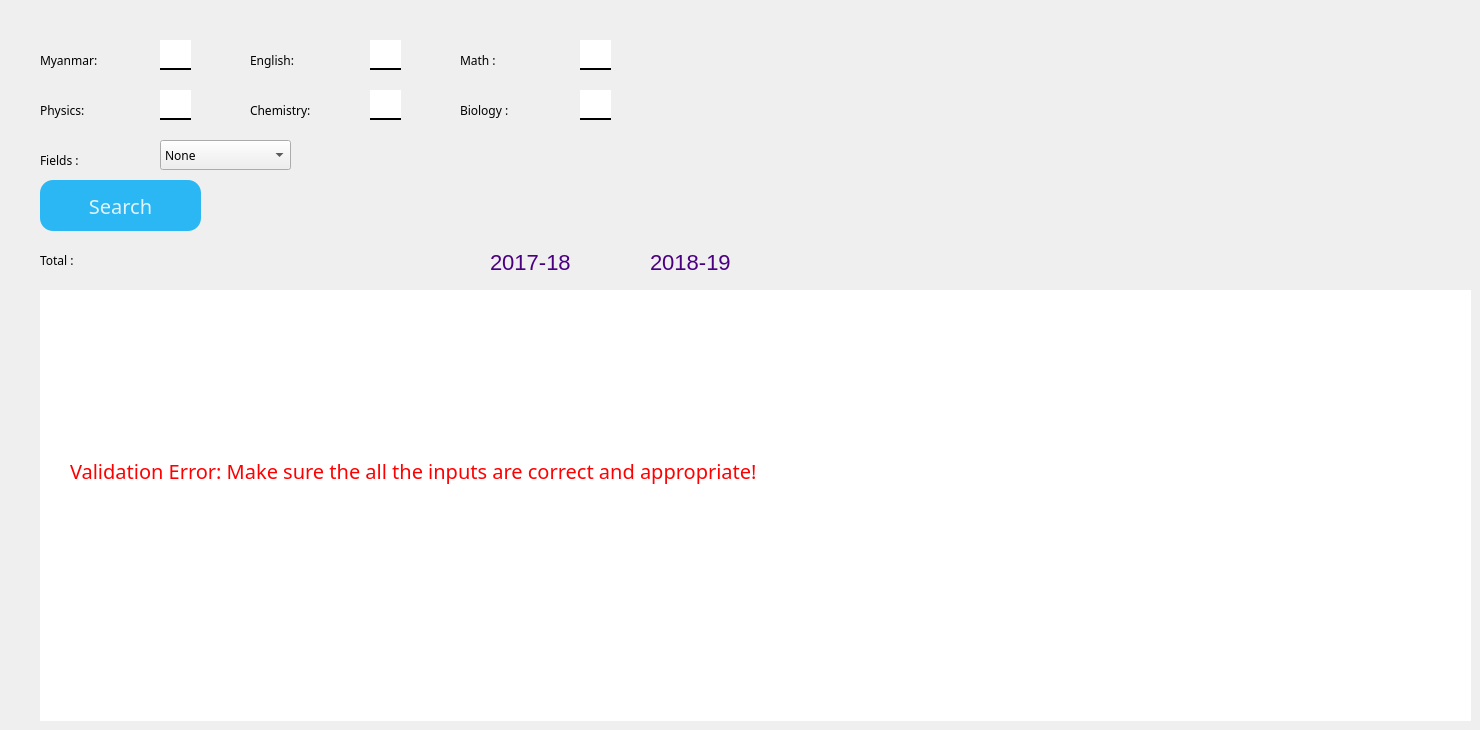
          <widget class="QWidget" name="bioPage">
           <widget class="QLineEdit" name="inp1">
            <property name="geometry">
             <rect>
              <x>160</x>
              <y>40</y>
              <width>31</width>
              <height>30</height>
             </rect>
            </property>
            <property name="styleSheet">
             <string notr="true">QLineEdit {
border: none;
border-bottom: 2px solid #000000;
}</string>
            </property>
           </widget>
           <widget class="QLabel" name="label_2">
            <property name="geometry">
             <rect>
              <x>40</x>
              <y>50</y>
              <width>101</width>
              <height>21</height>
             </rect>
            </property>
            <property name="font">
             <font>
              <family>Space Grotesk</family>
             </font>
            </property>
            <property name="text">
             <string>Myanmar:</string>
            </property>
           </widget>
           <widget class="QLineEdit" name="inp2">
            <property name="geometry">
             <rect>
              <x>370</x>
              <y>40</y>
              <width>31</width>
              <height>30</height>
             </rect>
            </property>
            <property name="styleSheet">
             <string notr="true">QLineEdit {
border: none;
border-bottom: 2px solid #000000;
}</string>
            </property>
            <property name="text">
             <string/>
            </property>
           </widget>
           <widget class="QLabel" name="label_4">
            <property name="geometry">
             <rect>
              <x>250</x>
              <y>50</y>
              <width>101</width>
              <height>21</height>
             </rect>
            </property>
            <property name="font">
             <font>
              <family>Space Grotesk</family>
             </font>
            </property>
            <property name="text">
             <string>English:</string>
            </property>
           </widget>
           <widget class="QLineEdit" name="inp3">
            <property name="geometry">
             <rect>
              <x>580</x>
              <y>40</y>
              <width>31</width>
              <height>30</height>
             </rect>
            </property>
            <property name="styleSheet">
             <string notr="true">QLineEdit {
border: none;
border-bottom: 2px solid #000000;
}</string>
            </property>
           </widget>
           <widget class="QLabel" name="label_5">
            <property name="geometry">
             <rect>
              <x>460</x>
              <y>50</y>
              <width>101</width>
              <height>21</height>
             </rect>
            </property>
            <property name="font">
             <font>
              <family>Space Grotesk</family>
             </font>
            </property>
            <property name="text">
             <string>Math :</string>
            </property>
           </widget>
           <widget class="QLineEdit" name="inp4">
            <property name="geometry">
             <rect>
              <x>580</x>
              <y>90</y>
              <width>31</width>
              <height>30</height>
             </rect>
            </property>
            <property name="styleSheet">
             <string notr="true">QLineEdit {
border: none;
border-bottom: 2px solid #000000;
}</string>
            </property>
           </widget>
           <widget class="QLabel" name="label_6">
            <property name="geometry">
             <rect>
              <x>250</x>
              <y>100</y>
              <width>111</width>
              <height>21</height>
             </rect>
            </property>
            <property name="font">
             <font>
              <family>Space Grotesk</family>
             </font>
            </property>
            <property name="text">
             <string>Chemistry:</string>
            </property>
           </widget>
           <widget class="QLineEdit" name="inp5">
            <property name="geometry">
             <rect>
              <x>160</x>
              <y>90</y>
              <width>31</width>
              <height>30</height>
             </rect>
            </property>
            <property name="styleSheet">
             <string notr="true">QLineEdit {
border: none;
border-bottom: 2px solid #000000;
}</string>
            </property>
           </widget>
           <widget class="QLabel" name="label_7">
            <property name="geometry">
             <rect>
              <x>40</x>
              <y>100</y>
              <width>101</width>
              <height>21</height>
             </rect>
            </property>
            <property name="font">
             <font>
              <family>Space Grotesk</family>
             </font>
            </property>
            <property name="text">
             <string>Physics:</string>
            </property>
           </widget>
           <widget class="QLineEdit" name="inp6">
            <property name="geometry">
             <rect>
              <x>370</x>
              <y>90</y>
              <width>31</width>
              <height>30</height>
             </rect>
            </property>
            <property name="styleSheet">
             <string notr="true">QLineEdit {
border: none;
border-bottom: 2px solid #000000;
}</string>
            </property>
            <property name="text">
             <string/>
            </property>
           </widget>
           <widget class="QLabel" name="label_8">
            <property name="geometry">
             <rect>
              <x>460</x>
              <y>100</y>
              <width>101</width>
              <height>21</height>
             </rect>
            </property>
            <property name="font">
             <font>
              <family>Space Grotesk</family>
             </font>
            </property>
            <property name="text">
             <string>Biology :</string>
            </property>
           </widget>
           <widget class="QPushButton" name="searchBtn">
            <property name="geometry">
             <rect>
              <x>40</x>
              <y>180</y>
              <width>161</width>
              <height>51</height>
             </rect>
            </property>
            <property name="minimumSize">
             <size>
              <width>0</width>
              <height>0</height>
             </size>
            </property>
            <property name="font">
             <font>
              <family>Space Grotesk Bold</family>
              <pointsize>15</pointsize>
             </font>
            </property>
            <property name="styleSheet">
             <string notr="true">QPushButton {
    background-color: #2BB7F3;
    border-width: 0;
    border-radius: 13px;
	color: #E0F4FD;
	text-align: center;
}
QPushButton:pressed {
	background-color: #049BDC;
	color: #FFFFFF;
}</string>
            </property>
            <property name="text">
             <string>Search</string>
            </property>
           </widget>
           <widget class="QLabel" name="label_9">
            <property name="geometry">
             <rect>
              <x>40</x>
              <y>280</y>
              <width>77</width>
              <height>22</height>
             </rect>
            </property>
            <property name="font">
             <font>
              <family>SF Mono</family>
             </font>
            </property>
            <property name="text">
             <string/>
            </property>
           </widget>
           <widget class="QComboBox" name="comboBox">
            <property name="geometry">
             <rect>
              <x>160</x>
              <y>140</y>
              <width>131</width>
              <height>30</height>
             </rect>
            </property>
            <property name="font">
             <font>
              <family>Space Grotesk</family>
             </font>
            </property>
            <item>
             <property name="text">
              <string>None</string>
             </property>
            </item>
            <item>
             <property name="text">
              <string>IT</string>
             </property>
            </item>
            <item>
             <property name="text">
              <string>Medicine</string>
             </property>
            </item>
            <item>
             <property name="text">
              <string>Agricultural</string>
             </property>
            </item>
            <item>
             <property name="text">
              <string>Education</string>
             </property>
            </item>
            <item>
             <property name="text">
              <string>Technology</string>
             </property>
            </item>
            <item>
             <property name="text">
              <string>Educational</string>
             </property>
            </item>
            <item>
             <property name="text">
              <string>Languages</string>
             </property>
            </item>
            <item>
             <property name="text">
              <string>Economics</string>
             </property>
            </item>
           </widget>
           <widget class="QLabel" name="label_10">
            <property name="geometry">
             <rect>
              <x>40</x>
              <y>150</y>
              <width>101</width>
              <height>21</height>
             </rect>
            </property>
            <property name="font">
             <font>
              <family>Space Grotesk</family>
             </font>
            </property>
            <property name="text">
             <string>Fields :</string>
            </property>
           </widget>
           <widget class="QListWidget" name="listWidget">
            <property name="geometry">
             <rect>
              <x>40</x>
              <y>290</y>
              <width>1431</width>
              <height>431</height>
             </rect>
            </property>
            <property name="font">
             <font>
              <family>Space Grotesk</family>
              <pointsize>16</pointsize>
             </font>
            </property>
            <property name="styleSheet">
             <string notr="true">QListView::item {
	height: 60px;
}
QListWidget {
	border: 0;
}
QListView::item:selected{
	border: 1px solid #2BB7F3;
	
}</string>
            </property>
           </widget>
           <widget class="QLabel" name="errmsg">
            <property name="geometry">
             <rect>
              <x>70</x>
              <y>450</y>
              <width>1181</width>
              <height>41</height>
             </rect>
            </property>
            <property name="font">
             <font>
              <family>Space Grotesk</family>
              <pointsize>15</pointsize>
             </font>
            </property>
            <property name="styleSheet">
             <string notr="true">QLabel {
	color: red;
}</string>
            </property>
            <property name="text">
             <string>Validation Error: Make sure the all the inputs are correct and appropriate!</string>
            </property>
           </widget>
           <widget class="QLabel" name="label_11">
            <property name="geometry">
             <rect>
              <x>40</x>
              <y>250</y>
              <width>101</width>
              <height>21</height>
             </rect>
            </property>
            <property name="font">
             <font>
              <family>Space Grotesk</family>
             </font>
            </property>
            <property name="text">
             <string>Total :</string>
            </property>
           </widget>
           <widget class="QLabel" name="totalmarks">
            <property name="geometry">
             <rect>
              <x>170</x>
              <y>250</y>
              <width>101</width>
              <height>21</height>
             </rect>
            </property>
            <property name="font">
             <font>
              <family>SF Mono</family>
             </font>
            </property>
            <property name="text">
             <string/>
            </property>
           </widget>
           <widget class="QLabel" name="se">
            <property name="geometry">
             <rect>
              <x>490</x>
              <y>252</y>
              <width>91</width>
              <height>21</height>
             </rect>
            </property>
            <property name="styleSheet">
             <string notr="true">QLabel
{
 color:#4B0082;
font-size:22px;
}</string>
            </property>
            <property name="text">
             <string>2017-18</string>
            </property>
           </widget>
           <widget class="QLabel" name="en">
            <property name="geometry">
             <rect>
              <x>650</x>
              <y>252</y>
              <width>91</width>
              <height>21</height>
             </rect>
            </property>
            <property name="styleSheet">
             <string notr="true">QLabel
{
 color:#4B0082;
font-size:22px;
}</string>
            </property>
            <property name="text">
             <string>2018-19</string>
            </property>
           </widget>
          </widget>
